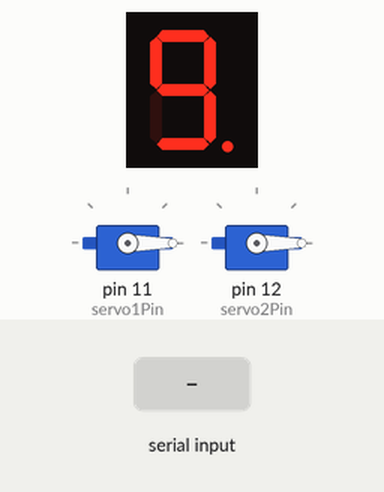
Recording of a sketch running on a simulated Arduino Uno, built with avr-gcc and run on an emulated ATmega328P. Shown: 1-digit seven-segment display, 2 × servo. Wiring (inferred from the names in the program): 1-digit 7-segment display, segments lit when LOW: segments pin 9, pin 8, pin 7, pin 6, pin 5, pin 4, pin 3, pin 2. The inputs (shaded band) are chosen by the test bench. The segment pins are drawn as the display they are named for.

Above: at 3.7 s.
3.8 s: byte 90 received over Serial
At 5.2 s:
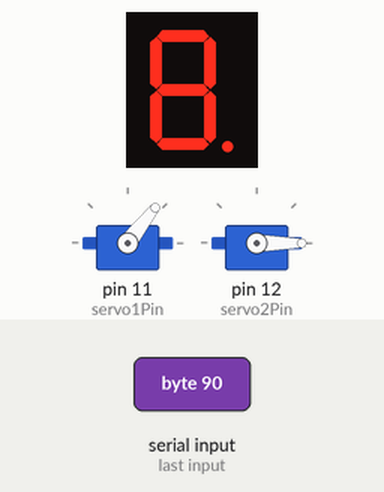
6.8 s: byte 30 received over Serial
At 7.7 s:
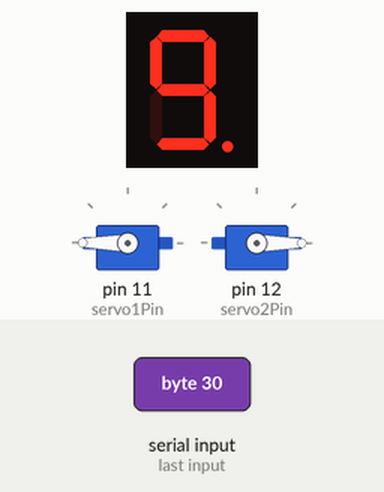
9.8 s: byte 120 received over Serial
At 11.2 s:
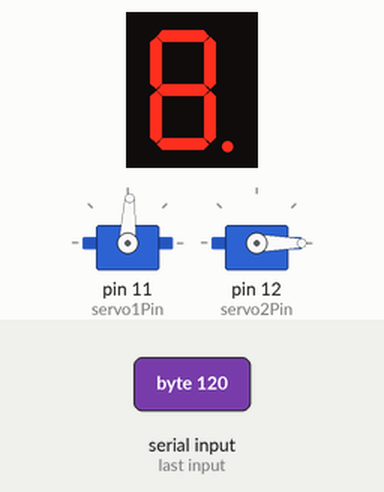
Timing chart, 0 to 13.0 s (numbered marks = the images above; inputs shaded):
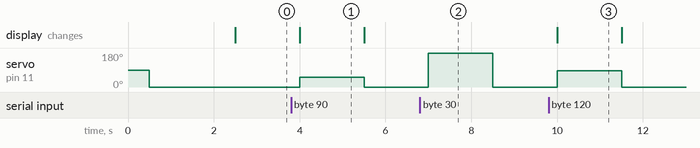

The sketch:

targetautoard.ino
```cpp
#include <Servo.h>

/**
  Code adapted from Jaycon Systems tutorial code and comment from
  forum user, Amit Sommer.
  http://www.jayconsystems.com/tutorial/s7sd/
  5/14/2015
**/
int pinArray[8] = {2,3,4,5,6,7,8,9};
int servo1Pin = 11;
int servo2Pin = 12;

Servo servo1;
Servo servo2;

int onDur = 1500;
int incomingVal = 1;
int servo1Pos;
int servo2Pos;

byte numVals[10] = {231, 132, 211, 214, 180, 118, 119, 196, 247, 244};
byte dec = 8;


void setup() {

  Serial.begin(9600);

  servo1.attach(servo1Pin);
  servo2.attach(servo2Pin);
  delay(500);

  servo1.write(0);
  servo2.write(0);
  delay(2000);
  servo1.write(155);
  servo2.write(155);

  for(int i = 0; i < 8 ; i++){
    pinMode(pinArray[i], OUTPUT);
  }

}

void numPrint(byte num){

 for(int i = 7; i >= 0; i--){
   digitalWrite(pinArray[i], bitRead(num, i));
 }

}

void numClear(){
  for(byte i = 0; i < 8; i++){
    digitalWrite(pinArray[i], LOW);
  }
}

void loop() {

  if(Serial){
    incomingVal = Serial.read();
    if(incomingVal == -1){
      numPrint(dec);
      servo1.write(0);
      servo2.write(0);
    }
    else{
      if(incomingVal % 2 == 0){
        servo1Pos = incomingVal * 12;
        servo2Pos = 0;
      }
      else{
        servo1Pos = 0;
        servo2Pos = incomingVal * 12;
      }
      numPrint(numVals[incomingVal]);
      servo1.write(servo1Pos);
      servo2.write(servo2Pos);
    }

    delay(onDur);
  }
}
```

Measured:
- after the input at 3.8 s, servo on pin 11 (servo1Pin): 0° → 52° after 0.20 s, → 0° 1.5 s later; the display: changes after 0.20 s (image 1)
- after the input at 6.8 s, servo on pin 11 (servo1Pin): 0° → 180° after 0.20 s, → 0° 1.5 s later
- after the input at 9.8 s, servo on pin 11 (servo1Pin): 0° → 87° after 0.20 s, → 0° 1.5 s later; the display: changes after 0.20 s (image 3)
- what the display in image 1 shows lasts 1.5 s, from 4.0 s to 5.5 s
